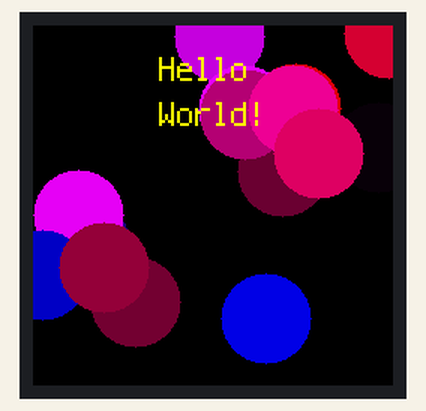
Simulated run of this program. Board: Raspberry Pi Pico running CircuitPython. Parts: 240×240 colour display. Random numbers come from a fixed seed; what the program prints to the serial console is not drawn.

Above: at 0.17 s.
At 0.79 s:
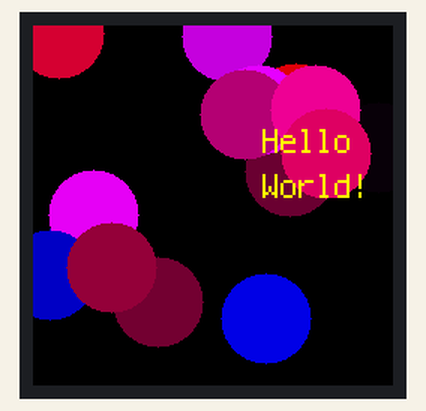
At 4.18 s:
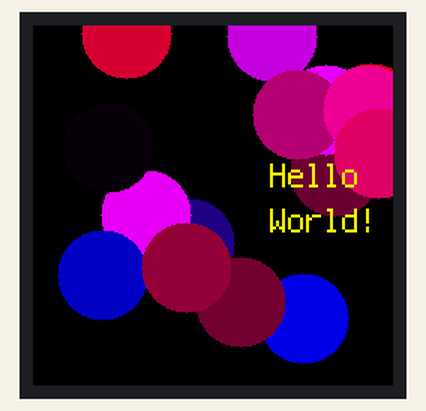
At 7.58 s:
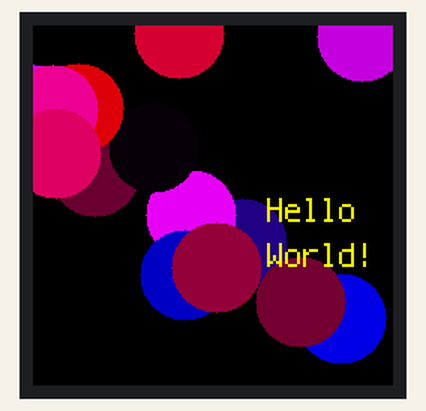
At 14.68 s:
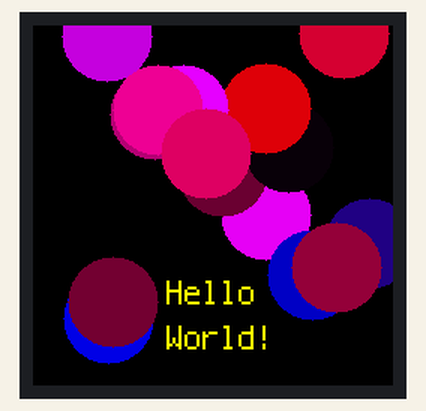
At 21.78 s:
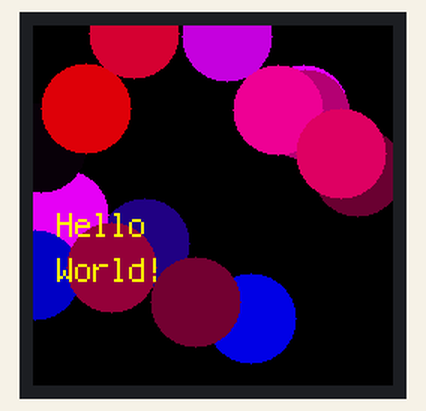

The program:

gc9a01_hellocircles.py
```python
#
# gc9a01_hellocircles.py -- Simple Demo of GC9A01 Round LCD
#
# 2021 - Tod Kurt - todbot.com
#
# Tested on QTPy M0 (SAMD21), QTPy RP2040, ItsyBitsy M4,
# Raspberry Pi Pico (RP2040) running CircuitPython 7.
#
# You'll need to install 'adafruit_display_text' and 'gc9a01' library.
# Easiest way to do this is from Terminal:
#  circup install adafruit_display_text gc9a01
#

import time
import board
import math
import random
import busio
import terminalio
import displayio
from vectorio import Rectangle, Circle, Polygon
from adafruit_display_text import label
import gc9a01

# Release any resources currently in use for the displays
displayio.release_displays()

# attempt to auto-detect board type
import os
board_type = os.uname().machine

if 'QT Py M0 Haxpress' in board_type or 'QT Py RP2040' in board_type:
    tft_clk  = board.SCK
    tft_mosi = board.MOSI
    tft_rst  = board.TX
    tft_dc   = board.RX
    tft_cs   = board.A3
    tft_bl   = board.A2
    spi = busio.SPI(clock=tft_clk, MOSI=tft_mosi)
elif 'Adafruit Feather M4 Express with samd51j19' in board_type:
    tft_clk  = board.SCL
    tft_mosi = board.SDA
    tft_rst  = board.D9
    tft_dc   = board.D6
    tft_cs   = board.D5
    tft_bl   = board.A3  # optional
    spi = busio.SPI(clock=tft_clk, MOSI=tft_mosi)
elif 'ItsyBitsy M4' in board_type:
    tft_clk  = board.SCK
    tft_mosi = board.MOSI
    tft_rst  = board.MISO
    tft_dc   = board.D2
    tft_cs   = board.A5
    tft_bl   = board.A3  # optional
    spi = busio.SPI(clock=tft_clk, MOSI=tft_mosi)
elif 'Pico' in board_type:
    # Raspberry Pi Pico pinout, one possibility, at "southwest" of board
    tft_clk = board.GP10 # must be a SPI CLK
    tft_mosi= board.GP11 # must be a SPI TX
    tft_rst = board.GP12
    tft_dc  = board.GP13
    tft_cs  = board.GP14
    tft_bl  = board.GP15
    spi = busio.SPI(clock=tft_clk, MOSI=tft_mosi)
elif 'Waveshare RP2040-LCD-1.28 with rp2040' in board_type:
    tft_clk = board.LCD_CLK
    tft_mosi = board.LCD_DIN
    tft_rst = board.LCD_RST
    tft_dc = board.LCD_DC
    tft_cs = board.LCD_CS
    tft_bl = board.LCD_BL
    spi = busio.SPI(clock=tft_clk, MOSI=tft_mosi)
else:
    print("ERROR: Unknown board!")

# Make the displayio SPI bus and the GC9A01 display
display_bus = displayio.FourWire(spi, command=tft_dc, chip_select=tft_cs, reset=tft_rst)
display = gc9a01.GC9A01(display_bus, width=240, height=240, backlight_pin=tft_bl)

# Make the main display context
main = displayio.Group()
display.root_group = main

for i in range(15):
    sx = random.randint(0, 240)
    sy = random.randint(0, 240)
    circ_palette = displayio.Palette(1)
    circ_palette[0] =  (random.randint(0,0xFF), 0, random.randint(0,0xFF))
    main.append(Circle(pixel_shader=circ_palette, radius=30, x=sx, y=sy))

# Draw a text label
text = "Hello\nWorld!"
text_area = label.Label(terminalio.FONT, text=text, color=0xFFFF00,
                        anchor_point=(0.5,0.5), anchored_position=(0,0))
text_group = displayio.Group(scale=2)
text_group.append(text_area)
main.append(text_group)

display.auto_refresh = False
# Animate the text
theta = math.pi
r = 75
while True:
    print(time.monotonic(),"hello")
    i = random.randint(0,15)
    main[i].x = (main[i].x + 5) % 240
    text_group.x = 120 + int(r * math.sin(theta))
    text_group.y = 120 + int(r * math.cos(theta))
    display.refresh()
    theta -= 0.05
    time.sleep(0.01)
```
